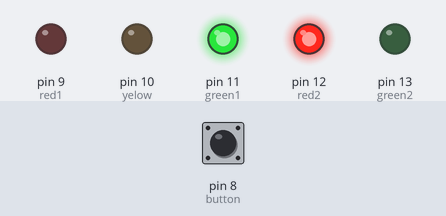
Simulated run of this sketch. Board: Arduino Uno, built with avr-gcc and run on an emulated ATmega328P. On the bench: output pins drawn as LEDs (lit = HIGH). Inputs (shaded band) come from the test bench; at power-on: pin 8 (button) LOW.

Above: at 1.5 s.
At 3.7 s:
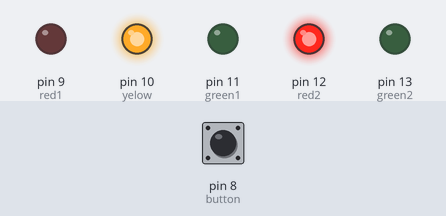
At 6.0 s:
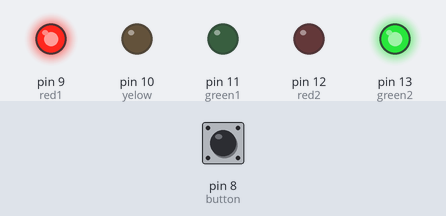
Timing chart, 0 to 9.8 s (numbered marks = the images above):
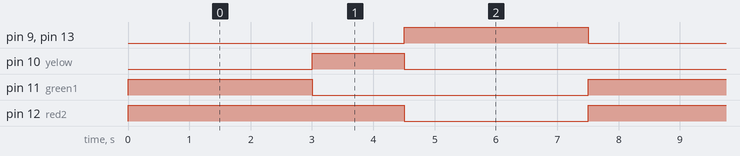

The sketch:

semaforo.ino
```cpp
#define red1 9
#define yelow 10
#define green1 11
#define red2 12
#define green2 13
#define button 8

int x;

void setup() {
  pinMode(red1, OUTPUT);
  pinMode(red2, OUTPUT);
  pinMode(green1, OUTPUT);
  pinMode(green2, OUTPUT);
  pinMode(yelow, OUTPUT);
  pinMode(button, INPUT);


}

void loop() {
  x = digitalRead(button);
    if(x == HIGH){
      digitalWrite(red1, LOW);
      digitalWrite(green1, HIGH);
      digitalWrite(red2, HIGH);
      digitalWrite(yelow,LOW);
      digitalWrite(green2, LOW);
      delay(500);
    }
    else{
      digitalWrite(red1, LOW);
      digitalWrite(green1, HIGH);
      digitalWrite(red2, HIGH);
      digitalWrite(yelow,LOW);
      digitalWrite(green2, LOW);
      delay(3000);
    }
    digitalWrite(red1,LOW);
    digitalWrite(green1,LOW);
    digitalWrite(red2,HIGH);
    digitalWrite(yelow,HIGH);
    digitalWrite(green2,LOW);
    delay(1500);
    digitalWrite(red1,HIGH);
    digitalWrite(green1,LOW);
    digitalWrite(red2,LOW);
    digitalWrite(yelow,LOW);
    digitalWrite(green2,HIGH);
    delay(3000);
}
```

Measured:
- by itself, pin 9 (red1), pin 11 (green1), pin 13 (green2): alternates HIGH for 3.0 s and LOW for 4.5 s
- by itself, pin 10 (yelow): alternates HIGH for 1.5 s and LOW for 6.0 s
- by itself, pin 12 (red2): alternates HIGH for 4.5 s and LOW for 3.0 s
